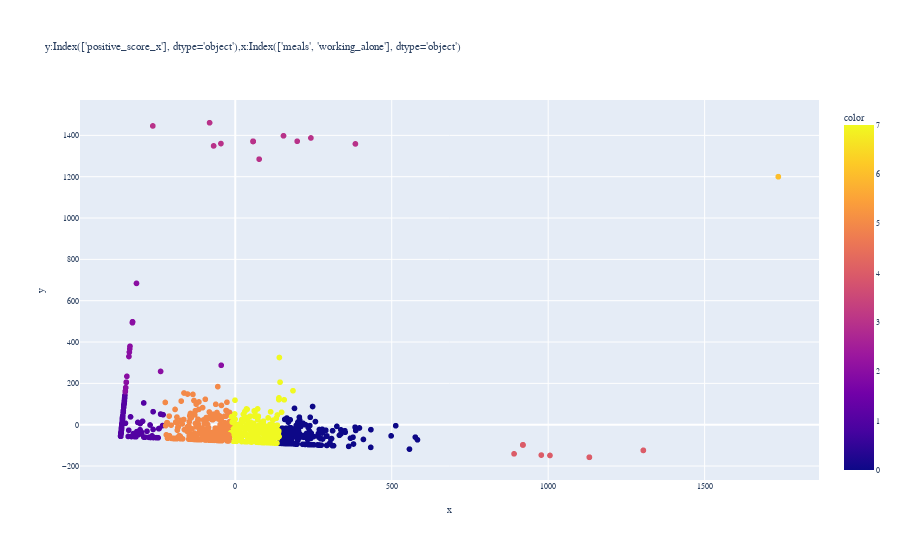
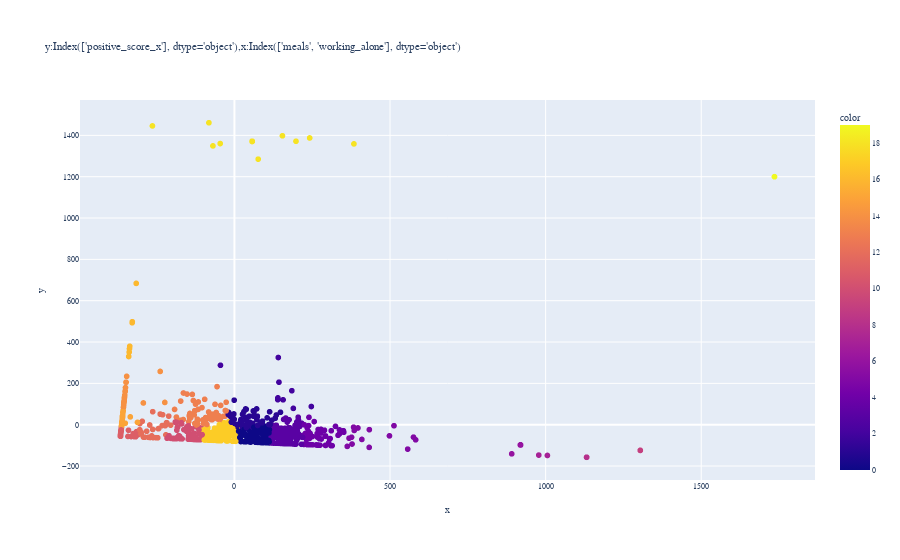

The code cell stored with these charts, in order, in its notebook:
### Markdown cell above
## Xmeans法を用いたクラスタリング

### Code cell
#　pcaで次元圧縮
from sklearn.decomposition import PCA
pca = PCA(n_components=2)
vecs_list=pca.fit_transform(X)

# # 元データをプロット
# fig = px.scatter(x=vecs_list[:, 0], y=vecs_list[:, 1], color=Y)
# fig.show()

pred = KMeans(n_clusters=8).fit_predict(X)

# k-meansによるクラスタをプロット
x_columns = X.columns
y_columns = Y.columns
fig = px.scatter(x=vecs_list[:, 0], y=vecs_list[:, 1], color=pred,
                title='y:{0},x:{1}'.format(y_columns,x_columns))
fig.update_layout(font={"family":"Meiryo", "size":8})
fig.show()

# X-means
xmeans_instance = xmeans.xmeans(X).process()

clusters = xmeans_instance.get_clusters()
centers = xmeans_instance.get_centers()

labels_size = len(
    list(itertools.chain.from_iterable(clusters))
)
labels = np.zeros((1, labels_size))
for n, n_th_cluster in np.ndenumerate(clusters):
    for img_num in n_th_cluster:
        labels[0][img_num] = n[0]
labels = labels.ravel()

# x-meansによるクラスタをプロット
fig = px.scatter(x=vecs_list[:, 0], y=vecs_list[:, 1], color=labels,
                      title='y:{0},x:{1}'.format(y_columns,x_columns))
fig.update_layout(font={"family":"Meiryo", "size":8})
fig.show()

### Figure 1 — Plotly figure (JSON) as saved in the notebook; plotly's stock layout.template omitted (floating-point values rounded to 4 significant figures; data arrays with more than 128 entries replaced by an {"elided": "..."} marker saying what was removed)
{"data": [{"hovertemplate": "x=%{x}<br>y=%{y}<br>color=%{marker.color}<extra></extra>", "legendgroup": "", "marker": {"color": {"elided": "1267 int values"}, "coloraxis": "coloraxis", "symbol": "circle"}, "mode": "markers", "name": "", "showlegend": false, "type": "scattergl", "x": {"elided": "1267 float values"}, "xaxis": "x", "y": {"elided": "1267 float values"}, "yaxis": "y"}], "layout": {"coloraxis": {"colorbar": {"title": {"text": "color"}}, "colorscale": [[0, "#0d0887"], [0.1111, "#46039f"], [0.2222, "#7201a8"], [0.3333, "#9c179e"], [0.4444, "#bd3786"], [0.5556, "#d8576b"], [0.6667, "#ed7953"], [0.7778, "#fb9f3a"], [0.8889, "#fdca26"], [1, "#f0f921"]]}, "font": {"family": "Meiryo", "size": 8}, "legend": {"tracegroupgap": 0}, "title": {"text": "y:Index(['positive_score_x'], dtype='object'),x:Index(['meals', 'working_alone'], dtype='object')"}, "xaxis": {"anchor": "y", "domain": [0, 1], "title": {"text": "x"}}, "yaxis": {"anchor": "x", "domain": [0, 1], "title": {"text": "y"}}}}

### Figure 2 — Plotly figure (JSON) as saved in the notebook; plotly's stock layout.template omitted (floating-point values rounded to 4 significant figures; data arrays with more than 128 entries replaced by an {"elided": "..."} marker saying what was removed)
{"data": [{"hovertemplate": "x=%{x}<br>y=%{y}<br>color=%{marker.color}<extra></extra>", "legendgroup": "", "marker": {"color": {"elided": "1267 int values"}, "coloraxis": "coloraxis", "symbol": "circle"}, "mode": "markers", "name": "", "showlegend": false, "type": "scattergl", "x": {"elided": "1267 float values"}, "xaxis": "x", "y": {"elided": "1267 float values"}, "yaxis": "y"}], "layout": {"coloraxis": {"colorbar": {"title": {"text": "color"}}, "colorscale": [[0, "#0d0887"], [0.1111, "#46039f"], [0.2222, "#7201a8"], [0.3333, "#9c179e"], [0.4444, "#bd3786"], [0.5556, "#d8576b"], [0.6667, "#ed7953"], [0.7778, "#fb9f3a"], [0.8889, "#fdca26"], [1, "#f0f921"]]}, "font": {"family": "Meiryo", "size": 8}, "legend": {"tracegroupgap": 0}, "title": {"text": "y:Index(['positive_score_x'], dtype='object'),x:Index(['meals', 'working_alone'], dtype='object')"}, "xaxis": {"anchor": "y", "domain": [0, 1], "title": {"text": "x"}}, "yaxis": {"anchor": "x", "domain": [0, 1], "title": {"text": "y"}}}}
